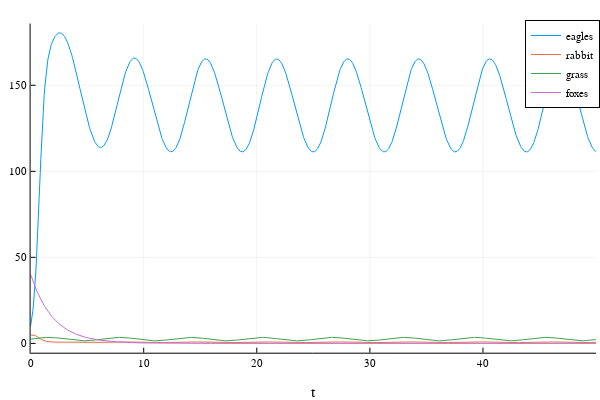

The cell this chart's notebook holds for it:
### Code cell
params = LVector(α=.015, β=0.3, γ=0.015, δ=0.5, ϵ=0.025, ω=0.75)
tspan = (0.0, 50.0)
u0 = [10.0, 5.0, 2.5, 40.0] # initial condition

prob = ODEProblem(ref, u0, tspan, params)
plotly()
sol = solve(prob, Tsit5())
plot(sol, lab = ["eagles" "rabbit" "grass" "foxes"])

### Figure 1 — Plotly figure (JSON) as saved in the notebook; plotly's stock layout.template omitted (floating-point values rounded to 4 significant figures; data arrays with more than 128 entries replaced by an {"elided": "..."} marker saying what was removed)
{"data": [{"colorbar": {"title": ""}, "legendgroup": "eagles", "line": {"color": "rgba(0, 154, 250, 1.000)", "dash": "solid", "shape": "linear", "width": 1}, "mode": "lines", "name": "eagles", "showlegend": true, "type": "scatter", "x": {"elided": "1000 float values"}, "xaxis": "x", "y": {"elided": "1000 float values"}, "yaxis": "y", "zmax": null, "zmin": null}, {"colorbar": {"title": ""}, "legendgroup": "rabbit", "line": {"color": "rgba(227, 111, 71, 1.000)", "dash": "solid", "shape": "linear", "width": 1}, "mode": "lines", "name": "rabbit", "showlegend": true, "type": "scatter", "x": {"elided": "1000 float values"}, "xaxis": "x", "y": {"elided": "1000 float values"}, "yaxis": "y", "zmax": null, "zmin": null}, {"colorbar": {"title": ""}, "legendgroup": "grass", "line": {"color": "rgba(62, 164, 78, 1.000)", "dash": "solid", "shape": "linear", "width": 1}, "mode": "lines", "name": "grass", "showlegend": true, "type": "scatter", "x": {"elided": "1000 float values"}, "xaxis": "x", "y": {"elided": "1000 float values"}, "yaxis": "y", "zmax": null, "zmin": null}, {"colorbar": {"title": ""}, "legendgroup": "foxes", "line": {"color": "rgba(195, 113, 210, 1.000)", "dash": "solid", "shape": "linear", "width": 1}, "mode": "lines", "name": "foxes", "showlegend": true, "type": "scatter", "x": {"elided": "1000 float values"}, "xaxis": "x", "y": {"elided": "1000 float values"}, "yaxis": "y", "zmax": null, "zmin": null}], "layout": {"annotations": [], "height": 400, "legend": {"bgcolor": "rgba(255, 255, 255, 1.000)", "bordercolor": "rgba(0, 0, 0, 1.000)", "borderwidth": 1, "font": {"color": "rgba(0, 0, 0, 1.000)", "family": "sans-serif", "size": 11}, "title": {"font": {"color": "rgba(0, 0, 0, 1.000)", "family": "sans-serif", "size": 15}, "text": ""}, "tracegroupgap": 0, "traceorder": "normal", "x": 1, "xanchor": "auto", "y": 1, "yanchor": "auto"}, "margin": {"b": 20, "l": 0, "r": 0, "t": 20}, "paper_bgcolor": "rgba(255, 255, 255, 1.000)", "plot_bgcolor": "rgba(255, 255, 255, 1.000)", "showlegend": true, "width": 600, "xaxis": {"anchor": "y", "domain": [0.05101, 0.9934], "gridcolor": "rgba(0, 0, 0, 0.100)", "gridwidth": 0.5, "linecolor": "rgba(0, 0, 0, 1.000)", "mirror": false, "range": [0, 50], "showgrid": true, "showline": true, "showticklabels": true, "tickangle": 0, "tickcolor": "rgb(0, 0, 0)", "tickfont": {"color": "rgba(0, 0, 0, 1.000)", "family": "sans-serif", "size": 11}, "tickmode": "array", "ticks": "inside", "ticktext": ["0", "10", "20", "30", "40", "50"], "tickvals": [0, 10, 20, 30, 40, 50], "title": "t", "titlefont": {"color": "rgba(0, 0, 0, 1.000)", "family": "sans-serif", "size": 15}, "type": "-", "visible": true, "zeroline": false, "zerolinecolor": "rgba(0, 0, 0, 1.000)"}, "yaxis": {"anchor": "x", "domain": [0.07581, 0.9902], "gridcolor": "rgba(0, 0, 0, 0.100)", "gridwidth": 0.5, "linecolor": "rgba(0, 0, 0, 1.000)", "mirror": false, "range": [-5.414, 185.9], "showgrid": true, "showline": true, "showticklabels": true, "tickangle": 0, "tickcolor": "rgb(0, 0, 0)", "tickfont": {"color": "rgba(0, 0, 0, 1.000)", "family": "sans-serif", "size": 11}, "tickmode": "array", "ticks": "inside", "ticktext": ["0", "50", "100", "150"], "tickvals": [0, 50, 100, 150], "title": "", "titlefont": {"color": "rgba(0, 0, 0, 1.000)", "family": "sans-serif", "size": 15}, "type": "-", "visible": true, "zeroline": false, "zerolinecolor": "rgba(0, 0, 0, 1.000)"}}}
